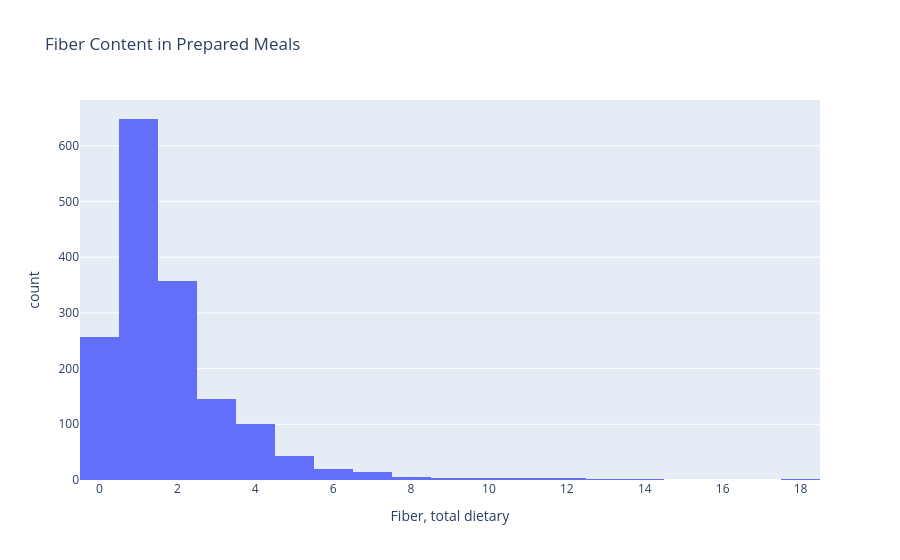

Notebook source saved alongside this figure:
### Code cell
meals = df[df['category']=='prepared-meals-dishes']
px.histogram(meals, x = 'Fiber, total dietary', nbins=20, title='Fiber Content in Prepared Meals')

### Figure 1 — Plotly figure (JSON) as saved in the notebook; plotly's stock layout.template omitted (floating-point values rounded to 4 significant figures; data arrays with more than 128 entries replaced by an {"elided": "..."} marker saying what was removed)
{"data": [{"alignmentgroup": "True", "bingroup": "x", "hovertemplate": "Fiber, total dietary=%{x}<br>count=%{y}<extra></extra>", "legendgroup": "", "marker": {"color": "#636efa", "pattern": {"shape": ""}}, "name": "", "nbinsx": 20, "offsetgroup": "", "orientation": "v", "showlegend": false, "type": "histogram", "x": {"elided": "1606 float values"}, "xaxis": "x", "yaxis": "y"}], "layout": {"barmode": "relative", "legend": {"tracegroupgap": 0}, "title": {"text": "Fiber Content in Prepared Meals"}, "xaxis": {"anchor": "y", "domain": [0, 1], "title": {"text": "Fiber, total dietary"}}, "yaxis": {"anchor": "x", "domain": [0, 1], "title": {"text": "count"}}}}
